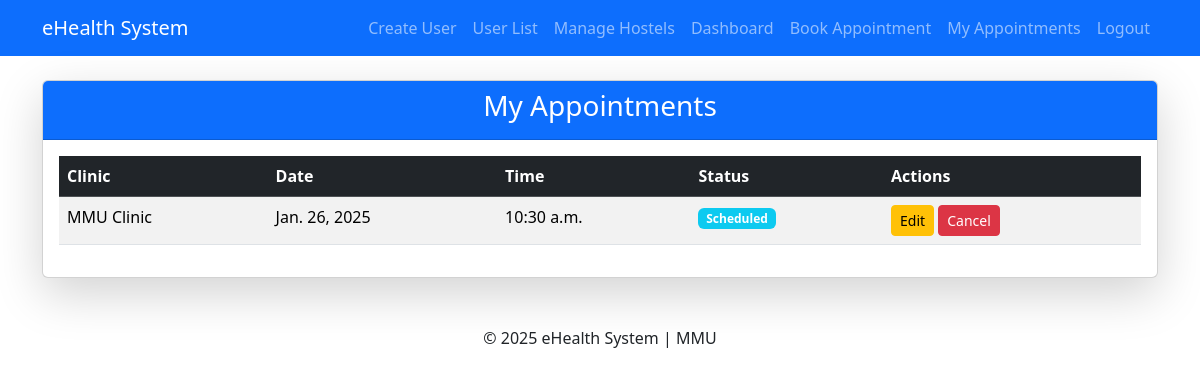
/appointments/my-appointments/ (signed in), run on the app's committed database.
### appointments/models.py (models this page shows, shortened)
class Appointment(models.Model):
    appointment_id = models.CharField(max_length=50, unique=True, blank=True)
    appointment_date = models.DateField()
    appointment_time = models.TimeField(default=time(12, 0))  # Use proper time object
    resident = models.ForeignKey(settings.AUTH_USER_MODEL, on_delete=models.CASCADE)
    clinic = models.ForeignKey(Clinic, on_delete=models.CASCADE)
    result = models.TextField(blank=True, null=True)
    status = models.CharField(max_length=20, choices=[
        ('Scheduled', 'Scheduled'),
        ('Completed', 'Completed'),
        ('Cancelled', 'Cancelled'),
        ('Confirmed', 'Confirmed'),
    ], default='Scheduled')

class Clinic(models.Model):
    name = models.CharField(max_length=100)
    contact_info = models.CharField(max_length=100)

### appointments/views.py (the view)
# urls.py: path('my-appointments/', views.appointment_list, name='appointment_list'),
@login_required
def appointment_list(request):
    appointments = Appointment.objects.filter(resident=request.user)
    return render(request, 'appointments/appointment_list.html', {'appointments': appointments})

### appointments/templates/appointments/appointment_list.html (shortened to what this page needs)
{% extends 'base.html' %}
{% block content %}
  <div class="card shadow-lg">
      <div class="card-header bg-primary text-white">
          <h3 class="text-center">My Appointments</h3>
      </div>
      <div class="card-body">
          {% if appointments %}
              <table class="table table-striped">
                  <thead class="table-dark">
                      <tr>
                          <th>Clinic</th>
                          <th>Date</th>
                          <th>Time</th>
                          <th>Status</th>
                          <th>Actions</th>
                      </tr>
                  </thead>
                  <tbody>
                      {% for appointment in appointments %}
                          <tr>
                              <td>{{ appointment.clinic.name }}</td>
                              <td>{{ appointment.appointment_date }}</td>
                              <td>{{ appointment.appointment_time }}</td>
                              <td><span class="badge bg-info">{{ appointment.status }}</span></td>
                              <td>
                                  <a href="{% url 'edit_appointment' appointment.appointment_id %}" class="btn btn-sm btn-warning">Edit</a>
                                  <a href="{% url 'cancel_appointment' appointment.appointment_id %}" class="btn btn-sm btn-danger">Cancel</a>
                              </td>
                          </tr>
                      {% endfor %}
                  </tbody>
              </table>
          {% else %}
              <p class="text-center text-muted">No appointments found.</p>
          {% endif %}
      </div>
  </div>
{% endblock %}

### data on the page
Appointment: clinic.name "MMU Clinic", appointment_date "Jan. 26, 2025", appointment_time "10:30 a.m.", status "Scheduled"
